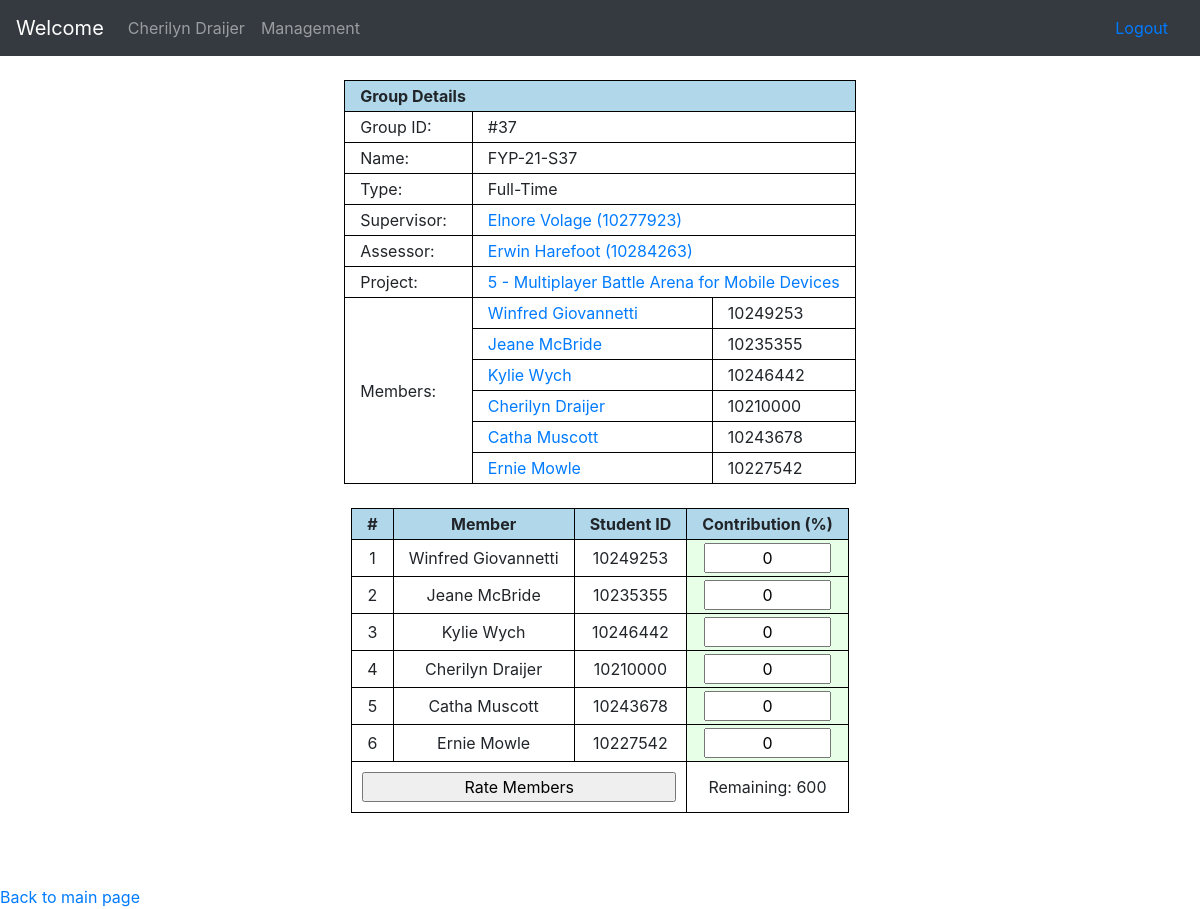
Page /rate_contribution.php (signed in) on the committed database.
### tables this page shows
CREATE TABLE IF NOT EXISTS `accounts` (
  `sim_id` varchar(10) NOT NULL,
  `uow_id` varchar(10) NOT NULL,
  `name` tinytext NOT NULL,
  `password` varchar(64) NOT NULL,
  `phone` varchar(16) DEFAULT NULL,
  `sim_email` varchar(64) DEFAULT NULL,
  `personal_email` varchar(64) DEFAULT NULL,
  `show_phone` tinyint(1) NOT NULL DEFAULT '0',
  `show_email` tinyint(1) NOT NULL DEFAULT '0',
  `type` int(1) NOT NULL COMMENT '0 = Faculty, 1 = Full-time Student, 2 = Part-time Student, 8 = Admin, 9 = Superadmin',
  `majors` json DEFAULT NULL COMMENT 'Faculty => JSON of varchar(8)+,\r\nStudent = JSON of 1 varchar(8) -\r\n[majors.id]',
  `choices` json DEFAULT NULL COMMENT 'Students only -\r\nJSON of varchar(8) [projects.id]',
  `year` smallint(4) DEFAULT NULL COMMENT 'Students only',
  `quarter` tinyint(1) DEFAULT NULL COMMENT 'Students only (1, 2, 3, or 4)',
  PRIMARY KEY (`sim_id`),
  UNIQUE KEY `accounts_uow_id` (`uow_id`),
  KEY `accounts_year_quarter` (`year`,`quarter`) USING BTREE,
  KEY `accounts_type` (`type`),
  KEY `accounts_sim_email` (`sim_email`) USING BTREE,
  KEY `accounts_personal_email` (`personal_email`)
);

CREATE TABLE IF NOT EXISTS `groups` (
  `id` int(8) NOT NULL AUTO_INCREMENT,
  `name` varchar(32) DEFAULT NULL,
  `supervisor` varchar(10) DEFAULT NULL,
  `assessor` varchar(10) DEFAULT NULL,
  `members` json NOT NULL COMMENT 'JSON of {id:int(10), score:int(3)} [accounts.id]',
  `project` varchar(24) DEFAULT NULL,
  `grading` json NOT NULL,
  PRIMARY KEY (`id`),
  UNIQUE KEY `groups_name` (`name`) USING BTREE,
  KEY `groups_fk_supervisor` (`supervisor`) USING BTREE,
  KEY `groups_fk_project` (`project`) USING BTREE,
  KEY `groups_fk_assessor` (`assessor`)
);

CREATE TABLE IF NOT EXISTS `projects` (
  `id` int(11) NOT NULL AUTO_INCREMENT,
  `proj_id` varchar(24) NOT NULL,
  `name` varchar(64) NOT NULL,
  `description` text NOT NULL,
  `year` smallint(4) NOT NULL,
  `quarter` tinyint(1) NOT NULL,
  PRIMARY KEY (`id`),
  UNIQUE KEY `projects_proj_id` (`proj_id`),
  KEY `projects_year_quarter` (`year`,`quarter`)
);

### include/funcs/sql_funcs.php (called while the page is built, shortened)
<?php
	require_once(dirname(__FILE__)."/_account_funcs.php");
	require_once(dirname(__FILE__)."/_major_funcs.php");
	require_once(dirname(__FILE__)."/_project_funcs.php");
	require_once(dirname(__FILE__)."/_group_funcs.php");
	require_once(dirname(__FILE__)."/_semester_funcs.php");
	function str_clean(&$string){
		return mysqli_real_escape_string($GLOBALS['mysql_link'], trim($string));
	}
	function db_query($query){
		$result = mysqli_query($GLOBALS['mysql_link'], $query);
		$error = mysqli_error($GLOBALS['mysql_link']);
		return $result;
	}
?>

### include/funcs/_account_funcs.php (called while the page is built, shortened)
<?php
	require_once(dirname(__FILE__)."/../class/ClassAccount.php");
	require_once(dirname(__FILE__)."/../class/ClassStudent.php");
	function get_account($id, $type = ""){
		if($type == ""){
			$query = db_query("SELECT `type` FROM `accounts` WHERE `sim_id` = '{$id}';");
			if(mysqli_num_rows($query) > 0){
				$type = mysqli_fetch_assoc($query)['type'];
			}else{
				throw new Exception("Account not found.");
			}
		}
		if($type == 1 || $type == 2){
			return new Student($id);
		}elseif($type == 8 || $type == 9){
			return new Admin($id);
		}elseif($type == 0){
			return new Faculty($id);
		}
		throw new Exception("Account type not found.");
	}
?>

### include/class/ClassAccount.php (called while the page is built, shortened)
<?php
	require_once (dirname(__FILE__)."/../funcs/sql_funcs.php");
	abstract class Account{
		private	$name;
		public function __construct($id){
			$id = str_clean($id);
			$query = db_query("SELECT * FROM `accounts` WHERE `sim_id` = '{$id}' LIMIT 1;");
			$result = mysqli_fetch_assoc($query);
			if(mysqli_num_rows($query) == 1){
				$this->sim_id = $result['sim_id'];
				$this->name = htmlspecialchars_decode($result['name']);
				$this->account_type = $result['type'];
				$this->raw = $result;
			}else{
				throw new Exception("Account not found.");
			}
		}
		public function get_name($safe = false){
			if($safe){
				return htmlspecialchars($this->name, ENT_QUOTES);
			}else{
				return $this->name;
			}
		}
	}
?>

### include/class/ClassStudent.php (called while the page is built, shortened)
<?php
	require_once (dirname(__FILE__)."/../funcs/sql_funcs.php");
	class Student extends Account{
		private $year;
		private $quarter;
		public function __construct($id){
			parent::__construct($id);
			if($this->account_type != 1 && $this->account_type != 2){
				throw new Exception("Account is not a student.");
			}else{
				$this->year = $this->raw['year'];
				$this->quarter = $this->raw['quarter'];
			}
		}
		public function get_year(){
			return $this->year;
		}
		public function get_quarter(){
			return $this->quarter;
		}
	}
?>

### include/funcs/_group_funcs.php (called while the page is built, shortened)
<?php
	require_once(dirname(__FILE__)."/../class/ClassGroup.php");
	function get_group($id){
		if(is_array($id)){
			array_walk_recursive($id, function(&$value, $key){
				str_clean($value);
				$value = htmlspecialchars($value);
			});
			$output = [];
			foreach($id as $i){
				try{
					$output[] = get_group($i);
				}catch(Exception $e){
					continue;
				}
			}
			return $output;
		}else{
			return new Group($id);
		}
	}
	function get_group_by_member($member_id){
		$query = db_query("SELECT `id` FROM `groups` WHERE JSON_CONTAINS(`members`, '{\"id\" : \"{$member_id}\"}')");
		if(mysqli_num_rows($query) == 1){
			$group = mysqli_fetch_assoc($query);
			return get_group($group['id']);
		}
		return null;
	}
?>

### include/class/ClassGroup.php (called while the page is built, shortened)
<?php
	require_once (dirname(__FILE__)."/../funcs/sql_funcs.php");
	class Group{
		private	$project;
		private	$members = [];
		private	$marking_scheme;
		public function __construct($id){
			$id = str_clean($id);
			$query = db_query("SELECT * FROM `groups` WHERE `id` = '{$id}' LIMIT 1;");
			$result = mysqli_fetch_assoc($query);
			if(mysqli_num_rows($query) == 1){
				try{
					$this->project = get_project($result['project']);
				}catch(Exception $e){
						$this->project = null;
				}
				try{
					$this->supervisor = get_account($result['supervisor']);
				}catch(Exception $e){
					$this->supervisor = null;
				}
				try{
					$this->assessor = get_account($result['assessor']);
				}catch(Exception $e){
					$this->assessor = null;
				}
				$all_members = json_decode($result['members']);
				if(count($all_members) > 0){
					foreach($all_members as $member){
						$member->details = get_account($member->id);
						$member->score = ((is_null($member->score) || $member->score == "null") ? null : (double)$member->score);
						unset($member->id);
						$this->members[] = $member;
					}
				}
				if(is_null($result['grading']) || $result['grading'] == "null"){
					$designated_marking_scheme = get_marking_scheme($this->get_year(), $this->get_quarter());
					if(is_null($designated_marking_scheme)){
						$this->marking_scheme = NULL;
					}else{
						$base_marking_scheme = json_decode($designated_marking_scheme);
						$this->marking_scheme = json_decode(json_encode($base_marking_scheme));
					}
				}else{
					$this->marking_scheme = json_decode($result['grading']);
				}
			}else{
				throw new Exception("Group not found.");
			}
		}
		public function get_project(){
			return $this->project;
		}
		public function get_members(){
			return $this->members;
		}
		public function get_marking_scheme(){
			return $this->marking_scheme;
		}
		public function get_year(){
			return $this->get_members()[0]->details->get_year();
		}
		public function get_quarter(){
			return $this->get_members()[0]->details->get_quarter();
		}
	}
?>

### include/funcs/_project_funcs.php (called while the page is built, shortened)
<?php
	require_once(dirname(__FILE__)."/../class/ClassProject.php");
	function get_project($id, $from = "id"){
		if($from != "proj_id"){
			$from = "id";
		}
		if(is_array($id)){
			array_walk_recursive($id, function(&$value, $key){
				str_clean($value);
				$value = htmlspecialchars($value);
			});
			$output = [];
			foreach($id as $i){
				try{
					$output[] = get_project($i, $from);
				}catch(Exception $e){
					continue;
				}
			}
			return $output;
		}else{
			return new Project($id, $from);
		}
	}
?>

### include/class/ClassProject.php (called while the page is built, shortened)
<?php
	require_once (dirname(__FILE__)."/../funcs/sql_funcs.php");
	class Project{
		public function __construct($id, $from = "id"){
			if($from != "proj_id"){
				$from = "id";
			}
			$id = str_clean($id);
			$query = db_query("SELECT * FROM `projects` WHERE `{$from}` = '{$id}' LIMIT 1;");
			$result = mysqli_fetch_assoc($query);
		}
	}
?>

### include/class/ClassFaculty.php (called while the page is built, shortened)
<?php
	require_once (dirname(__FILE__)."/../funcs/sql_funcs.php");
	class Faculty extends Account{
		public function __construct($id){
			parent::__construct($id);
		}
	}
?>

### include/funcs/_semester_funcs.php (called while the page is built, shortened)
<?php
	require_once(dirname(__FILE__)."/_account_funcs.php");
	require_once(dirname(__FILE__)."/_major_funcs.php");
	require_once(dirname(__FILE__)."/_project_funcs.php");
	require_once(dirname(__FILE__)."/_group_funcs.php");
	function get_marking_scheme($year, $quarter){
		$query = db_query("SELECT `marking_scheme` FROM `semester_details` WHERE `year` = '{$year}' AND `quarter` = '{$quarter}';");
		if(mysqli_num_rows($query) <= 0){
			return NULL;
		}else{
			$marking_scheme = mysqli_fetch_assoc($query)['marking_scheme'];
			if(is_null($marking_scheme) || $marking_scheme == "null"){
				return NULL;
			}else{
				return $marking_scheme;
			}
		}
	}
?>

### rate_contribution.php (the view, shortened to what this page needs)
<?php
	require_once("include/funcs/sql_funcs.php");
	$account = get_account($_SESSION["id"]);
	$group = get_group_by_member($account->sim_id);
?>
<!DOCTYPE html>
<html lang='en'>
	<head>
		<link rel='stylesheet' href='include/css/main.css' />
	</head>
	<body>
		<?php
			include("include/templates/header.php");
		?>
		<div id='grading_container'>
			<table id='grade_group_table' class='basic_table' style='display:table; width:auto; margin:0 auto;'>
				<tr>
					<td colspan='3'>
						Group Details
					</td>
				</tr>
				<tr>
					<td style='width:25%;'>
						Group ID:
					</td>
					<td colspan='2'>
						#<?= $group->id ?>
					</td>
				</tr>
				<tr>
					<td style='width:25%;'>
						Name:
					</td>
					<td colspan='2'>
						<?= $group->get_name() ?>
					</td>
				</tr>
				<tr>
					<td style='width:25%;'>
						Type:
					</td>
					<td colspan='2'>
						<?= (($group->get_type() == 1) ? "Full-Time" : "Part-Time") ?>
					</td>
				</tr>
				<tr>
					<td style='width:25%;'>
						Supervisor:
					</td>
					<td colspan='2'>
						<?= (is_null($group->get_supervisor()) ? "" : "<a href='view_account.php?a={$group->get_supervisor()->sim_id}'>{$group->get_supervisor()->get_name()} ({$group->get_supervisor()->sim_id})</a>") ?>
					</td>
				</tr>
				<tr>
					<td style='width:25%;'>
						Assessor:
					</td>
					<td colspan='2'>
						<?= (is_null($group->get_assessor()) ? "" : "<a href='view_account.php?a={$group->get_assessor()->sim_id}'>{$group->get_assessor()->get_name()} ({$group->get_assessor()->sim_id})</a>") ?>
					</td>
				</tr>
				<tr>
					<td style='width:25%;'>
						Project:
					</td>
					<td colspan='2'>
						<a href='view_project.php?p=<?= $group->get_project()->id ?>'>
							<?= $group->get_project()->id ?> - <?= $group->get_project()->get_name() ?>
						</a>
					</td>
				</tr>
				<tr>
					<td rowspan='<?= count($group->get_members()) ?>'style='width:25%;'>
						Members:
					</td>
					<?php
						$first = true;
						foreach($group->get_members() as $member){
							if($first){
					?>
									<td>
										<a href='view_account.php?a=<?= $member->details->sim_id ?>'>
											<?= $member->details->get_name() ?>
										</a>
									</td>
									<td>
										<?= $member->details->sim_id ?>
									</td>
								</tr>
					<?php
								$first = false;
							}else{
					?>
								<tr>
									<td>
										<a href='view_account.php?a=<?= $member->details->sim_id ?>'>
											<?= $member->details->get_name() ?>
										</a>
									</td>
									<td>
										<?= $member->details->sim_id ?>
									</td>
								</tr>
					<?php
							}
						}
					?>
			</table>
			<br />
			<form id='rate_members' action='exec_group_contribution.php' method='POST'>
				<table id='constribution_table' class='basic_table' style='display:table; width:auto; margin:0 auto;'>
					<tr>
						<td>
							#
						</td>
						<td>
							Member
						</td>
						<td>
							Student ID
						</td>
						<td>
							Contribution (%)
						</td>
					</tr>
					<?php
						$count = 1;
						$max_percentage = (count((array)$group->get_marking_scheme()->student->contribution->{$account->sim_id}) * 100);
						$final_count = $max_percentage;
						foreach($group->get_marking_scheme()->student->contribution->{$account->sim_id} as $member_id => $contribution){
							$name = "";
							foreach($group->get_members() as $key => $member){
								if($member->details->sim_id == $member_id){
									$name = $member->details->get_name();
									break;
								}
							}
					?>
								<tr>
									<td>
										<?= $count++ ?>
									</td>
									<td>
										<?= $name ?>
									</td>
									<td>
										<?= $member_id ?>
									</td>
									<td class='student'>
										<input class='member_contribution' type='number' name='member[<?= $member_id ?>]' min='0' max='<?= $max_percentage ?>' value='<?= $contribution ?>' />
									</td>
								</tr>
					<?php
							$final_count -= $contribution;
						}
					?>
					<tr>
						<td colspan='3' style='padding:10px 5px;'>
							<input type='submit' name='rate' value='Rate Members' />
						</td>
						<td colspan='3' style='padding:10px 5px;'>
							Remaining: <span id='percentage_left'><?= $final_count ?></span>
						</td>
					</tr>
				</table>
			</form>
			<br />
			<br />
		</div>
		<br />
		<a href='home.php'>Back to main page</a>
	</body>
</html>

### include/templates/header.php (shortened to what this page needs)
<link href='include/css/bootstrap.min.css' rel='stylesheet' id='bootstrap-css'>
<div class='navbar navbar-expand-md navbar-dark bg-dark mb-4' role='navigation' style='width:100%; z-index:1;'>
    <a class='navbar-brand' href='home.php'>Welcome </a>
    <div class='collapse navbar-collapse' id='navbarCollapse'>
        <ul class='navbar-nav mr-auto'>
            <li class='nav-item'>
				<a class='nav-link'  href='view_account.php?a=<?= $account->sim_id ?>'>
					<?= $account->get_name() ?>
				</a>
            </li>
			<li class='nav-item'>
				<a class='nav-link' href='management.php'>Management</a>
			</li>
        </ul>
		<a class='nav-link' href='logout.php'>Logout</a>
    </div>
</div>

### include/css/main.css (style rules this page uses)
.basic_table { width:100%; border: 1px solid #000000; border-collapse: collapse; }
.basic_table tr td { border: 1px solid #000000; padding: 3px 15px; }
.basic_table tr:first-child td { background-color:#B0D8EA; font-weight: bold; }
table { margin:auto; }

### rate_contribution.php (style rules this page uses)
#constribution_table { display: inline-table; }
#constribution_table td { text-align: center; white-space: nowrap; }
#constribution_table .student { background-color: #E6ffE6; }
#constribution_table input { width: 97%; text-align: center; }
#constribution_table input[type=number] { -moz-appearance: textfield; }

### rows in the picture
accounts: name "Cherilyn Draijer", sim_id "10210000"
groups: id "37", name "FYP-21-S37"
accounts: name "Elnore Volage", sim_id "10277923"
accounts: name "Erwin Harefoot", sim_id "10284263"
projects: id "5", name "Multiplayer Battle Arena for Mobile Devices"
accounts: name "Winfred Giovannetti", sim_id "10249253"
accounts: name "Jeane McBride", sim_id "10235355"
accounts: name "Kylie Wych", sim_id "10246442"
accounts: name "Catha Muscott", sim_id "10243678"
accounts: name "Ernie Mowle", sim_id "10227542"

### other values in the picture
$member_id "10249253"
$member_id "10235355"
$member_id "10246442"
$member_id "10243678"
$member_id "10227542"
$final_count "600"
